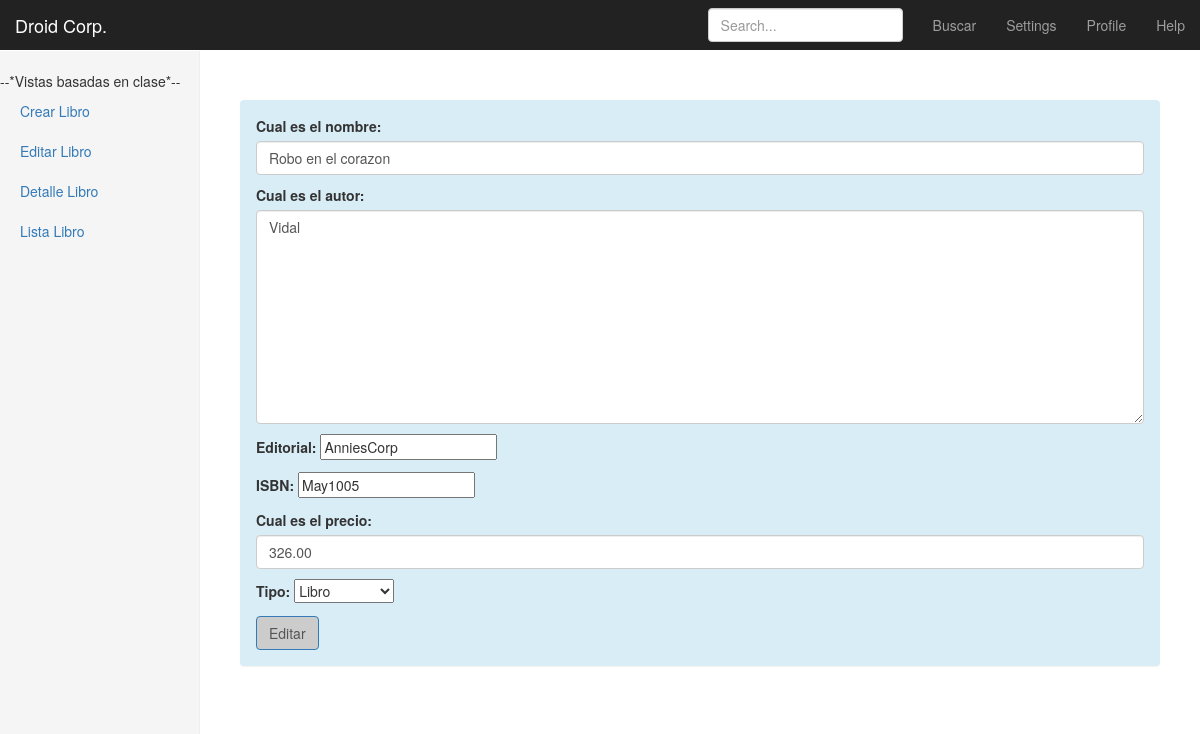
/libros/12/editar/, run on the app's committed database.
### libros/models.py (models this page shows, shortened)
class libromodelo(models.Model):
    nombre = models.CharField(max_length = 40)
    autor = models.CharField(max_length = 40)
    editorial = models.CharField(max_length = 40)
    ISBN = models.CharField(max_length = 40)
    precio = models.DecimalField(max_digits=9999, decimal_places=2)
    slug = models.SlugField(blank=True)

### libros/views.py (the view)
# urls.py: url(r'^(?P<pk>\d+)/editar/$', ActualizarLibro.as_view(), name='update_view'),
class ActualizarLibro(UpdateView):
    model = libromodelo
    form_class = LibroModelForm
    success_url = "/libros/lista/"
    def get_context_data(self, *args, **kwargs):
        context = super(ActualizarLibro, self).get_context_data(*args, **kwargs)
        context["submit_btn"]="Editar"
        return context

### libros/forms.py (shortened to what this page needs)
class LibroModelForm(forms.ModelForm):
    tipo=forms.ChoiceField(choices=OPCIONES_TIPO)
    class Meta:
        model=libromodelo
        fields=[
            "nombre",
            "autor",
            "editorial",
            "ISBN",
            "precio",
            "tipo"
        ]
        labels={
            "nombre":"Cual es el nombre",
            "autor":"Cual es el autor",
            "precio":"Cual es el precio"
        }
        widgets={
            "nombre":forms.TextInput(attrs={'class':'form-control','placeholder':'Ponga el nombre'}),
            "autor":forms.Textarea(attrs={'class':'form-control'}),
            "precio":forms.NumberInput(attrs={'class':'form-control'})
        }

### templates/libros/libromodelo_form.html
{% extends "base.html" %}
{%block content%}
{%include "form.html" with form=form submit_btn=submit_btn%}
{%endblock%}

### templates/form.html (shortened to what this page needs)
<div class="panel panel-default">
  <div class="panel-body">
    <form class="" action="" method="POST" class=form-horizontal>{% csrf_token %}
      {{form.as_p}}
      <input type="submit" class ="btn btn-primary "name="" value="{{submit_btn}}">
    </form>
  </div>
</div>

### static/css/dashboard.css (style rules this page uses)
body { padding-top: 50px; }

### static/css/mycss.css (style rules this page uses)
.panel { margin-bottom: 20px; background-color: #d9edf7; border: 1px solid transparent; border-radius: 4px; -webkit-box-shadow: 0 1px 1px rgba(0,0,0,.05); box-shadow: 0 1px 1px rgba(0,0,0,.05); }
.btn-primary { color: #555; background-color: #ccc; border-color: #337ab7; }

### data on the page
libromodelo: nombre "Robo en el corazon", autor "Vidal", editorial "AnniesCorp", ISBN "May1005", precio "326.00"
